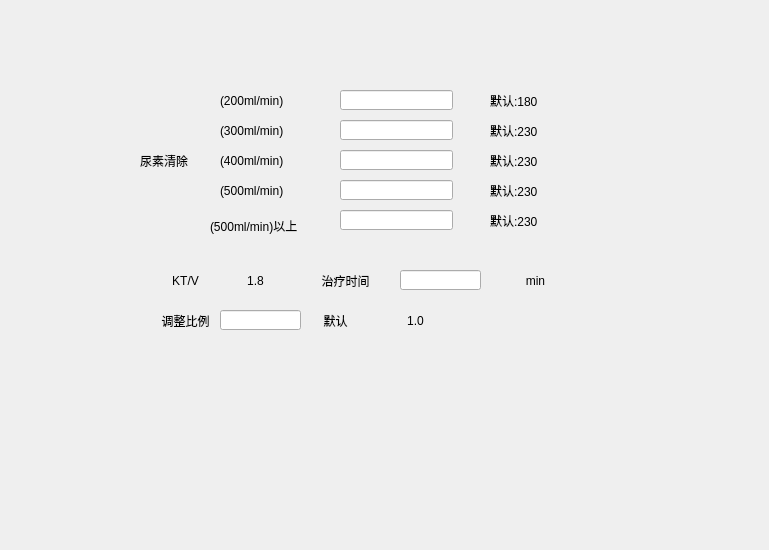
<?xml version="1.0" encoding="UTF-8"?>
<ui version="4.0">
 <class>Form</class>
 <widget class="QWidget" name="Form">
  <property name="geometry">
   <rect>
    <x>0</x>
    <y>0</y>
    <width>769</width>
    <height>550</height>
   </rect>
  </property>
  <property name="windowTitle">
   <string>Form</string>
  </property>
  <widget class="QLabel" name="label">
   <property name="geometry">
    <rect>
     <x>140</x>
     <y>150</y>
     <width>71</width>
     <height>21</height>
    </rect>
   </property>
   <property name="text">
    <string>尿素清除</string>
   </property>
  </widget>
  <widget class="QLabel" name="label_7">
   <property name="geometry">
    <rect>
     <x>220</x>
     <y>90</y>
     <width>71</width>
     <height>21</height>
    </rect>
   </property>
   <property name="text">
    <string>(200ml/min)</string>
   </property>
  </widget>
  <widget class="QLabel" name="label_8">
   <property name="geometry">
    <rect>
     <x>220</x>
     <y>120</y>
     <width>71</width>
     <height>21</height>
    </rect>
   </property>
   <property name="text">
    <string>(300ml/min)</string>
   </property>
  </widget>
  <widget class="QLabel" name="label_9">
   <property name="geometry">
    <rect>
     <x>220</x>
     <y>150</y>
     <width>71</width>
     <height>21</height>
    </rect>
   </property>
   <property name="text">
    <string>(400ml/min)</string>
   </property>
  </widget>
  <widget class="QLabel" name="label_10">
   <property name="geometry">
    <rect>
     <x>220</x>
     <y>180</y>
     <width>71</width>
     <height>21</height>
    </rect>
   </property>
   <property name="text">
    <string>(500ml/min)</string>
   </property>
  </widget>
  <widget class="QLabel" name="label_11">
   <property name="geometry">
    <rect>
     <x>210</x>
     <y>210</y>
     <width>91</width>
     <height>31</height>
    </rect>
   </property>
   <property name="text">
    <string>(500ml/min)以上</string>
   </property>
  </widget>
  <widget class="QLineEdit" name="lineEdit">
   <property name="geometry">
    <rect>
     <x>340</x>
     <y>90</y>
     <width>113</width>
     <height>20</height>
    </rect>
   </property>
  </widget>
  <widget class="QLineEdit" name="lineEdit_2">
   <property name="geometry">
    <rect>
     <x>340</x>
     <y>120</y>
     <width>113</width>
     <height>20</height>
    </rect>
   </property>
  </widget>
  <widget class="QLineEdit" name="lineEdit_3">
   <property name="geometry">
    <rect>
     <x>340</x>
     <y>150</y>
     <width>113</width>
     <height>20</height>
    </rect>
   </property>
  </widget>
  <widget class="QLineEdit" name="lineEdit_4">
   <property name="geometry">
    <rect>
     <x>340</x>
     <y>180</y>
     <width>113</width>
     <height>20</height>
    </rect>
   </property>
  </widget>
  <widget class="QLineEdit" name="lineEdit_5">
   <property name="geometry">
    <rect>
     <x>340</x>
     <y>210</y>
     <width>113</width>
     <height>20</height>
    </rect>
   </property>
  </widget>
  <widget class="QLabel" name="label_12">
   <property name="geometry">
    <rect>
     <x>490</x>
     <y>90</y>
     <width>71</width>
     <height>21</height>
    </rect>
   </property>
   <property name="text">
    <string>默认:180</string>
   </property>
  </widget>
  <widget class="QLabel" name="label_13">
   <property name="geometry">
    <rect>
     <x>490</x>
     <y>120</y>
     <width>71</width>
     <height>21</height>
    </rect>
   </property>
   <property name="text">
    <string>默认:230</string>
   </property>
  </widget>
  <widget class="QLabel" name="label_14">
   <property name="geometry">
    <rect>
     <x>490</x>
     <y>150</y>
     <width>71</width>
     <height>21</height>
    </rect>
   </property>
   <property name="text">
    <string>默认:230</string>
   </property>
  </widget>
  <widget class="QLabel" name="label_15">
   <property name="geometry">
    <rect>
     <x>490</x>
     <y>180</y>
     <width>71</width>
     <height>21</height>
    </rect>
   </property>
   <property name="text">
    <string>默认:230</string>
   </property>
  </widget>
  <widget class="QLabel" name="label_16">
   <property name="geometry">
    <rect>
     <x>490</x>
     <y>210</y>
     <width>71</width>
     <height>21</height>
    </rect>
   </property>
   <property name="text">
    <string>默认:230</string>
   </property>
  </widget>
  <widget class="QLabel" name="label_2">
   <property name="geometry">
    <rect>
     <x>150</x>
     <y>270</y>
     <width>71</width>
     <height>21</height>
    </rect>
   </property>
   <property name="text">
    <string>KT/V</string>
   </property>
   <property name="alignment">
    <set>Qt::AlignCenter</set>
   </property>
  </widget>
  <widget class="QLabel" name="label_3">
   <property name="geometry">
    <rect>
     <x>220</x>
     <y>270</y>
     <width>71</width>
     <height>21</height>
    </rect>
   </property>
   <property name="text">
    <string>1.8</string>
   </property>
   <property name="alignment">
    <set>Qt::AlignCenter</set>
   </property>
  </widget>
  <widget class="QLabel" name="label_4">
   <property name="geometry">
    <rect>
     <x>310</x>
     <y>270</y>
     <width>71</width>
     <height>21</height>
    </rect>
   </property>
   <property name="text">
    <string>治疗时间</string>
   </property>
   <property name="alignment">
    <set>Qt::AlignCenter</set>
   </property>
  </widget>
  <widget class="QLabel" name="label_5">
   <property name="geometry">
    <rect>
     <x>500</x>
     <y>270</y>
     <width>71</width>
     <height>21</height>
    </rect>
   </property>
   <property name="text">
    <string>min</string>
   </property>
   <property name="alignment">
    <set>Qt::AlignCenter</set>
   </property>
  </widget>
  <widget class="QLabel" name="label_6">
   <property name="geometry">
    <rect>
     <x>150</x>
     <y>310</y>
     <width>71</width>
     <height>21</height>
    </rect>
   </property>
   <property name="text">
    <string>调整比例</string>
   </property>
   <property name="alignment">
    <set>Qt::AlignCenter</set>
   </property>
  </widget>
  <widget class="QLabel" name="label_17">
   <property name="geometry">
    <rect>
     <x>300</x>
     <y>310</y>
     <width>71</width>
     <height>21</height>
    </rect>
   </property>
   <property name="text">
    <string>默认</string>
   </property>
   <property name="alignment">
    <set>Qt::AlignCenter</set>
   </property>
  </widget>
  <widget class="QLabel" name="label_18">
   <property name="geometry">
    <rect>
     <x>380</x>
     <y>310</y>
     <width>71</width>
     <height>21</height>
    </rect>
   </property>
   <property name="text">
    <string>1.0</string>
   </property>
   <property name="alignment">
    <set>Qt::AlignCenter</set>
   </property>
  </widget>
  <widget class="QLineEdit" name="lineEdit_6">
   <property name="geometry">
    <rect>
     <x>400</x>
     <y>270</y>
     <width>81</width>
     <height>20</height>
    </rect>
   </property>
  </widget>
  <widget class="QLineEdit" name="lineEdit_7">
   <property name="geometry">
    <rect>
     <x>220</x>
     <y>310</y>
     <width>81</width>
     <height>20</height>
    </rect>
   </property>
  </widget>
 </widget>
 <resources/>
 <connections/>
</ui>
